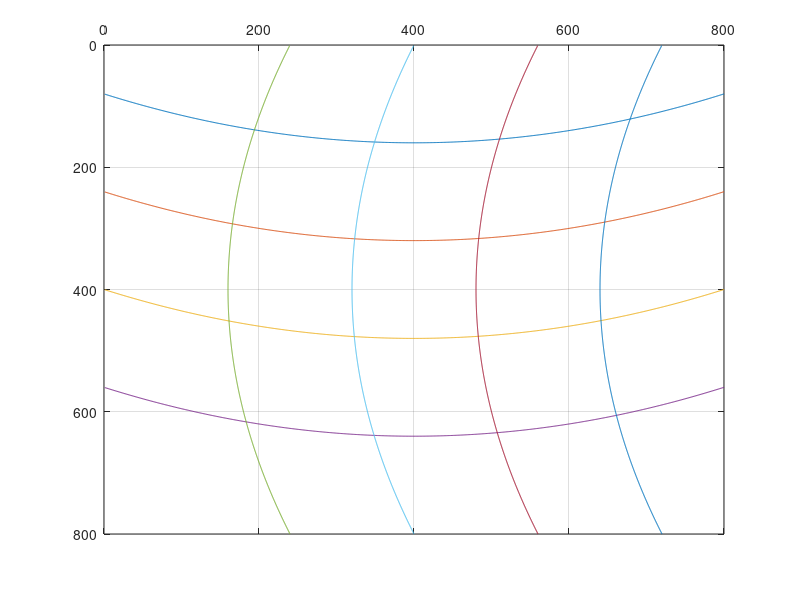

This chart was generated by the following MATLAB code:
axialres = 800;
latres = 800;
x = 1:latres;
%convpoint = [200 100];
%lateralshifts = [1*convpoint(1) 1.1*convpoint(1) 1.4*convpoint(1)];
%d = 0.1*800;
% lig1a = convpoint(1) + 50;
% lig2a = convpoint(1) - 50;
% lig3a = convpoint(1) + 200;
% lig4a = convpoint(1) - 200;
% lig5a = convpoint(1) + 400;
%lig6a = convpoint(1) -400;
% axialshifts = [lig1a lig2a lig3a lig4a lig5a];% lig6a];
% withinboundaries = (axialshifts>=0) & (axialshifts<=800);
% axialshifts = axialshifts(withinboundaries);
axialshifts = [0.2*axialres 0.4*axialres 0.6*axialres 0.8*axialres];
for i = 1:length(axialshifts)
    y = -0.0005*(x-400).^2 +axialshifts(i);%300;
    plot(x,y)
    hold on
end
% lig1 = convpoint(2) + 100;
% lig2 = convpoint(2) - 100;
% lig3 = convpoint(2) + 200;
% lig4 = convpoint(2) - 200;
% lig5 = convpoint(2) + 400;
%lig6 = convpoint(2) - 400;
% lig5 = convpoint(2) + 350;
% lig6 = convpoint(2) - 350;
% latshifts = [lig1 lig2 lig3 lig4 lig5];% lig6];
% withinboundaries = (latshifts>=0) & (latshifts<=800);
% latshifts = latshifts(withinboundaries);
latshifts = [0.2*latres 0.4*latres 0.6*latres 0.8*latres];
for i = 1:length(latshifts)
    y = 0.0005*(x-400).^2 +axialshifts(i);%300;
    plot(y,x)
    hold on
end

% for i = 1:length(latshifts)
% 
% %t = -0.0005*(x-300).^2 +500;
set(gca,'XAxisLocation','top','YAxisLocation','left','ydir','reverse');
axis([0 800 0 800])



% t = 1:800;
% x = t;
% y = -0.0006.*(t-600).^2+350;
% alpha1 = 0.6;
% 
% % xtran1 = x + alpha1.*(300-x);
% % ytran1 = y + alpha1*(500-y);
% % plot(xtran1,ytran1)
% % hold on
% 
% % y2 = -0.0008*(x-700).^2+600;
% % alpha2 = 0.6;
% % y2tran = y + alpha2*(500-y);
% % plot(xtran1,y2tran)
% 
% 
% 
% 
% 
% 
% 
% 
% 
% % plot(x,y1)
% % y2 = -0.0008*(x-700).^2+600;
% % plot(x,y2)
grid on
set(gca,'XAxisLocation','top','YAxisLocation','left','ydir','reverse');
axis([0 800 0 800])